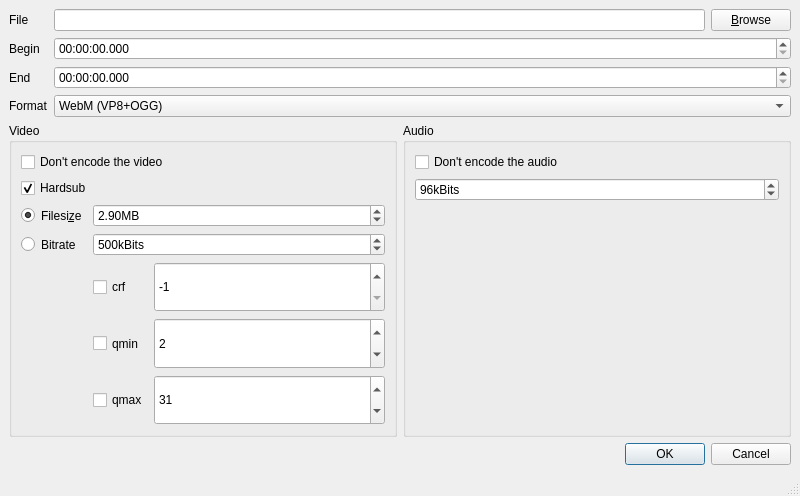
<?xml version="1.0" encoding="UTF-8"?>
<ui version="4.0">
 <class>MainWindow</class>
 <widget class="QMainWindow" name="MainWindow">
  <property name="geometry">
   <rect>
    <x>0</x>
    <y>0</y>
    <width>800</width>
    <height>496</height>
   </rect>
  </property>
  <property name="windowTitle">
   <string>MainWindow</string>
  </property>
  <widget class="QWidget" name="centralwidget">
   <layout class="QFormLayout" name="formLayout">
    <item row="0" column="0">
     <widget class="QLabel" name="fileLabel">
      <property name="text">
       <string>File</string>
      </property>
     </widget>
    </item>
    <item row="0" column="1">
     <layout class="QHBoxLayout" name="fileLayout">
      <item>
       <widget class="QLineEdit" name="file"/>
      </item>
      <item>
       <widget class="QPushButton" name="fileBrowse">
        <property name="text">
         <string>&amp;Browse</string>
        </property>
       </widget>
      </item>
     </layout>
    </item>
    <item row="1" column="0">
     <widget class="QLabel" name="timeBeginLabel">
      <property name="text">
       <string>Begin</string>
      </property>
     </widget>
    </item>
    <item row="1" column="1">
     <widget class="QTimeEdit" name="timeBegin">
      <property name="displayFormat">
       <string>hh:mm:ss.zzz</string>
      </property>
     </widget>
    </item>
    <item row="2" column="0">
     <widget class="QLabel" name="timeEndLabel">
      <property name="text">
       <string>End</string>
      </property>
     </widget>
    </item>
    <item row="2" column="1">
     <widget class="QTimeEdit" name="timeEnd">
      <property name="displayFormat">
       <string>hh:mm:ss.zzz</string>
      </property>
     </widget>
    </item>
    <item row="3" column="0">
     <widget class="QLabel" name="encodeFormatLabel">
      <property name="text">
       <string>Format</string>
      </property>
     </widget>
    </item>
    <item row="3" column="1">
     <widget class="QComboBox" name="encodeFormat">
      <item>
       <property name="text">
        <string notr="true">WebM (VP8+OGG)</string>
       </property>
      </item>
      <item>
       <property name="text">
        <string>WebM (VP9+OGG)</string>
       </property>
      </item>
      <item>
       <property name="text">
        <string>WebM (AV1+OPUS)</string>
       </property>
      </item>
      <item>
       <property name="text">
        <string notr="true">MP4 (x264+MP3)</string>
       </property>
      </item>
     </widget>
    </item>
    <item row="4" column="0" colspan="2">
     <layout class="QHBoxLayout" name="horizontalLayout" stretch="1,1">
      <item>
       <widget class="QGroupBox" name="encodeVideoBox">
        <property name="title">
         <string>Video</string>
        </property>
        <layout class="QFormLayout" name="encodeVideoBoxLayout">
         <item row="0" column="0" colspan="2">
          <widget class="QCheckBox" name="encodeVideoForget">
           <property name="text">
            <string>Don't encode the video</string>
           </property>
          </widget>
         </item>
         <item row="1" column="0" colspan="2">
          <widget class="QCheckBox" name="encodeVideoHardsub">
           <property name="text">
            <string>Hardsub</string>
           </property>
           <property name="checked">
            <bool>true</bool>
           </property>
          </widget>
         </item>
         <item row="2" column="0">
          <widget class="QRadioButton" name="encodeVideoMethodFilesize">
           <property name="sizePolicy">
            <sizepolicy hsizetype="Minimum" vsizetype="MinimumExpanding">
             <horstretch>0</horstretch>
             <verstretch>0</verstretch>
            </sizepolicy>
           </property>
           <property name="text">
            <string>Filesi&amp;ze</string>
           </property>
           <property name="checked">
            <bool>true</bool>
           </property>
          </widget>
         </item>
         <item row="2" column="1">
          <widget class="QDoubleSpinBox" name="encodeVideoFilesize">
           <property name="sizePolicy">
            <sizepolicy hsizetype="MinimumExpanding" vsizetype="Fixed">
             <horstretch>0</horstretch>
             <verstretch>0</verstretch>
            </sizepolicy>
           </property>
           <property name="suffix">
            <string>MB</string>
           </property>
           <property name="value">
            <double>2.900000000000000</double>
           </property>
          </widget>
         </item>
         <item row="3" column="0">
          <widget class="QRadioButton" name="encodeVideoMethodBitrate">
           <property name="sizePolicy">
            <sizepolicy hsizetype="Minimum" vsizetype="MinimumExpanding">
             <horstretch>0</horstretch>
             <verstretch>0</verstretch>
            </sizepolicy>
           </property>
           <property name="text">
            <string>Bitrate</string>
           </property>
          </widget>
         </item>
         <item row="3" column="1">
          <widget class="QSpinBox" name="encodeVideoBitrate">
           <property name="sizePolicy">
            <sizepolicy hsizetype="MinimumExpanding" vsizetype="Fixed">
             <horstretch>0</horstretch>
             <verstretch>0</verstretch>
            </sizepolicy>
           </property>
           <property name="suffix">
            <string>kBits</string>
           </property>
           <property name="maximum">
            <number>8192</number>
           </property>
           <property name="value">
            <number>500</number>
           </property>
          </widget>
         </item>
         <item row="4" column="1">
          <layout class="QFormLayout" name="encodeVideoFineLayout">
           <property name="labelAlignment">
            <set>Qt::AlignmentFlag::AlignLeading|Qt::AlignmentFlag::AlignLeft|Qt::AlignmentFlag::AlignVCenter</set>
           </property>
           <item row="0" column="0">
            <widget class="QCheckBox" name="encodeVideoCrf">
             <property name="sizePolicy">
              <sizepolicy hsizetype="Minimum" vsizetype="MinimumExpanding">
               <horstretch>0</horstretch>
               <verstretch>0</verstretch>
              </sizepolicy>
             </property>
             <property name="text">
              <string>crf</string>
             </property>
            </widget>
           </item>
           <item row="0" column="1">
            <widget class="QSpinBox" name="encodeVideoCrfValue">
             <property name="sizePolicy">
              <sizepolicy hsizetype="MinimumExpanding" vsizetype="Preferred">
               <horstretch>0</horstretch>
               <verstretch>0</verstretch>
              </sizepolicy>
             </property>
             <property name="minimum">
              <number>-1</number>
             </property>
             <property name="maximum">
              <number>63</number>
             </property>
             <property name="value">
              <number>-1</number>
             </property>
            </widget>
           </item>
           <item row="1" column="0">
            <widget class="QCheckBox" name="encodeVideoQMin">
             <property name="sizePolicy">
              <sizepolicy hsizetype="Minimum" vsizetype="MinimumExpanding">
               <horstretch>0</horstretch>
               <verstretch>0</verstretch>
              </sizepolicy>
             </property>
             <property name="text">
              <string>qmin</string>
             </property>
            </widget>
           </item>
           <item row="1" column="1">
            <widget class="QSpinBox" name="encodeVideoQMinValue">
             <property name="sizePolicy">
              <sizepolicy hsizetype="MinimumExpanding" vsizetype="Preferred">
               <horstretch>0</horstretch>
               <verstretch>0</verstretch>
              </sizepolicy>
             </property>
             <property name="minimum">
              <number>-1</number>
             </property>
             <property name="maximum">
              <number>69</number>
             </property>
             <property name="value">
              <number>2</number>
             </property>
            </widget>
           </item>
           <item row="2" column="0">
            <widget class="QCheckBox" name="encodeVideoQMax">
             <property name="sizePolicy">
              <sizepolicy hsizetype="Minimum" vsizetype="MinimumExpanding">
               <horstretch>0</horstretch>
               <verstretch>0</verstretch>
              </sizepolicy>
             </property>
             <property name="text">
              <string>qmax</string>
             </property>
            </widget>
           </item>
           <item row="2" column="1">
            <widget class="QSpinBox" name="encodeVideoQMaxValue">
             <property name="sizePolicy">
              <sizepolicy hsizetype="MinimumExpanding" vsizetype="Preferred">
               <horstretch>0</horstretch>
               <verstretch>0</verstretch>
              </sizepolicy>
             </property>
             <property name="minimum">
              <number>-1</number>
             </property>
             <property name="maximum">
              <number>1024</number>
             </property>
             <property name="value">
              <number>31</number>
             </property>
            </widget>
           </item>
          </layout>
         </item>
        </layout>
       </widget>
      </item>
      <item>
       <widget class="QGroupBox" name="encodeAudioBox">
        <property name="title">
         <string>Audio</string>
        </property>
        <layout class="QVBoxLayout" name="encodeAudioBoxLayout">
         <item>
          <widget class="QCheckBox" name="encodeAudioForget">
           <property name="text">
            <string>Don't encode the audio</string>
           </property>
          </widget>
         </item>
         <item>
          <widget class="QSpinBox" name="encodeAudioBitrate">
           <property name="suffix">
            <string>kBits</string>
           </property>
           <property name="maximum">
            <number>360</number>
           </property>
           <property name="singleStep">
            <number>16</number>
           </property>
           <property name="value">
            <number>96</number>
           </property>
          </widget>
         </item>
         <item>
          <spacer name="encodeAudioSpacer">
           <property name="orientation">
            <enum>Qt::Orientation::Vertical</enum>
           </property>
           <property name="sizeHint" stdset="0">
            <size>
             <width>20</width>
             <height>40</height>
            </size>
           </property>
          </spacer>
         </item>
        </layout>
       </widget>
      </item>
     </layout>
    </item>
    <item row="5" column="0" colspan="2">
     <widget class="QDialogButtonBox" name="buttonBox">
      <property name="standardButtons">
       <set>QDialogButtonBox::StandardButton::Cancel|QDialogButtonBox::StandardButton::Ok</set>
      </property>
     </widget>
    </item>
   </layout>
  </widget>
  <widget class="QMenuBar" name="menubar">
   <property name="geometry">
    <rect>
     <x>0</x>
     <y>0</y>
     <width>800</width>
     <height>23</height>
    </rect>
   </property>
  </widget>
  <widget class="QStatusBar" name="statusbar"/>
 </widget>
 <resources/>
 <connections/>
</ui>
